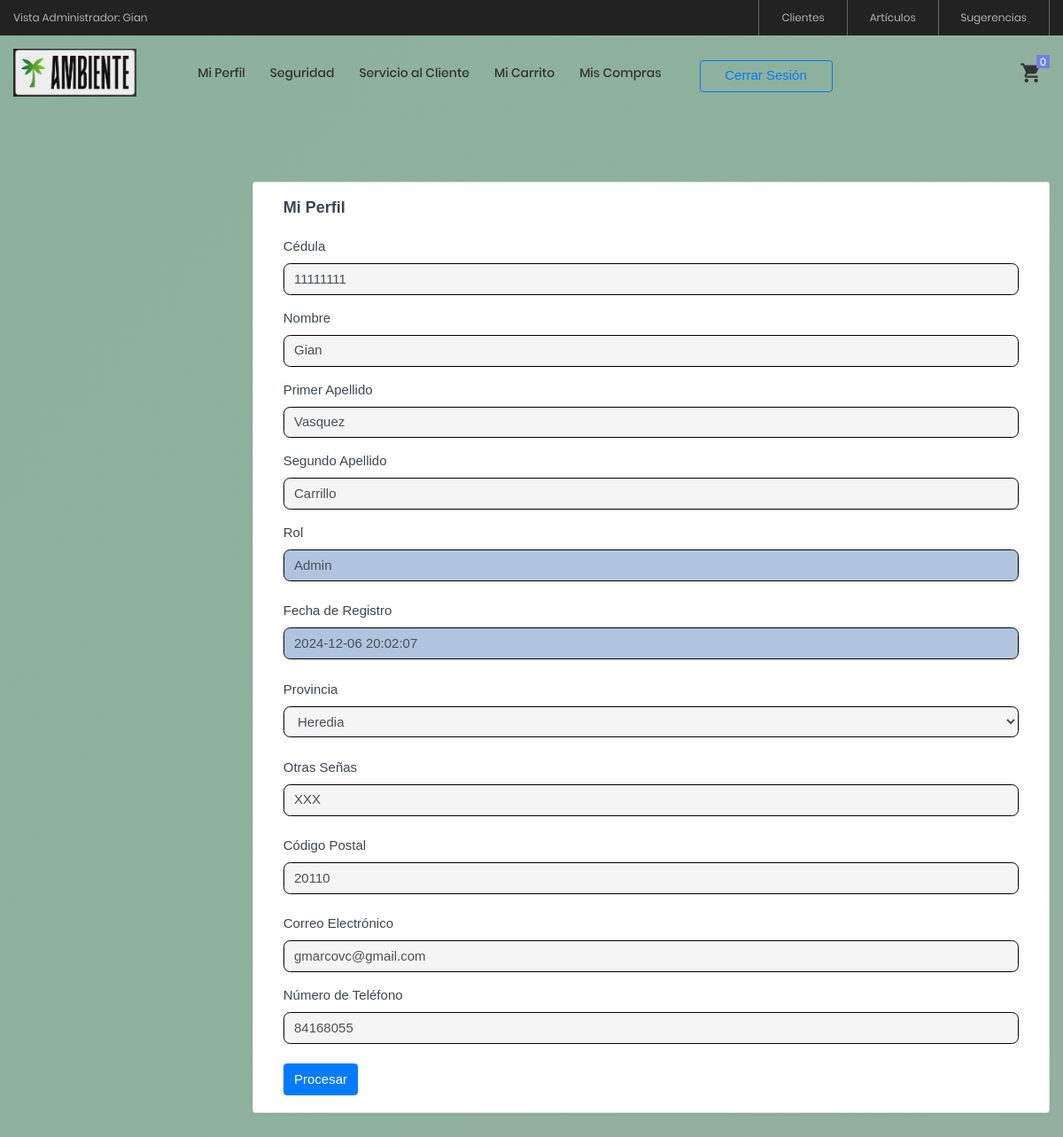
The page /View/Cliente/consultarPerfil.php (signed in) on the database its author committed.
### tables this page shows
CREATE TABLE `clientes` (
  `clienteID` int(11) NOT NULL,
  `cedula` varchar(9) NOT NULL,
  `nombre` varchar(50) NOT NULL,
  `apellido1` varchar(50) NOT NULL,
  `apellido2` varchar(50) NOT NULL,
  `contrasena` varchar(20) NOT NULL,
  `estadoID` int(11) NOT NULL,
  `rolID` int(11) NOT NULL,
  `fechaRegistro` datetime NOT NULL,
  `provinciaID` int(11) NOT NULL,
  `otrasSenas` varchar(200) NOT NULL,
  `codigoPostal` varchar(10) DEFAULT NULL,
  `correo` varchar(50) NOT NULL,
  `telefono` varchar(15) NOT NULL,
  PRIMARY KEY (`clienteID`),
  UNIQUE KEY `cedula` (`cedula`),
  UNIQUE KEY `correo` (`correo`),
  UNIQUE KEY `telefono` (`telefono`),
  KEY `estadoID` (`estadoID`),
  KEY `rolID` (`rolID`),
  KEY `provinciaID` (`provinciaID`),
  CONSTRAINT `clientes_ibfk_1` FOREIGN KEY (`estadoID`) REFERENCES `estados` (`estadoID`) ON DELETE CASCADE,
  CONSTRAINT `clientes_ibfk_2` FOREIGN KEY (`rolID`) REFERENCES `roles` (`rolID`) ON DELETE CASCADE,
  CONSTRAINT `clientes_ibfk_5` FOREIGN KEY (`provinciaID`) REFERENCES `provincias` (`provinciaID`) ON DELETE NO ACTION
);

CREATE TABLE `roles` (
  `rolID` int(11) NOT NULL AUTO_INCREMENT,
  `nombreRol` varchar(25) NOT NULL,
  PRIMARY KEY (`rolID`)
);

### Model/ClienteModel.php (called while the page is built, shortened)
<?php
    function ConsultarClienteModel($clienteID)
    {
        try
        {
            $enlace = AbrirBD();
            $sentencia = "CALL ConsultarCliente('$clienteID')";
            $resultado = $enlace -> query($sentencia);
            return $resultado;
        }
        catch(Exception $ex)
        {
            return null;
        }
    }
    function ConsultarProvinciasModel()
    {
        try {
            $enlace = AbrirBD();
            $sentencia = "CALL ConsultarProvincias()";
            $resultado = $enlace->query($sentencia);
            return $resultado;
        } catch (Exception $ex) {
            return null;
        }
    }
    ?>

### Controller/ClienteController.php (called while the page is built, shortened)
<?php
    include_once $_SERVER["DOCUMENT_ROOT"] . '/ProyectoAmbienteWeb/Model/ClienteModel.php';
    function ConsultarCliente($clienteID)
    {
        $resultado = ConsultarClienteModel($clienteID);
        if($resultado != null && $resultado -> num_rows > 0)
        {
            return mysqli_fetch_array($resultado);
        }
        else
        {
            $_POST["txtMensaje"] = "Su información no se ha obtenido correctamente";
        }
    }
        function ConsultarProvincias()
        {
            $resultado = ConsultarProvinciasModel();
            if ($resultado != null && $resultado->num_rows > 0) {
                return $resultado;
            }
        }
    ?>

### View/Cliente/consultarPerfil.php (the view, shortened to what this page needs)
<?php
    include_once $_SERVER["DOCUMENT_ROOT"] . '/ProyectoAmbienteWeb/View/layout.php';
    include_once $_SERVER["DOCUMENT_ROOT"] . '/ProyectoAmbienteWeb/Controller/ClienteController.php';
    $id = $_SESSION["ClienteID"];
    $datos = ConsultarCliente($id);
?>
<!doctype html>
<html lang="en">
<body class="page-wrapper radial-gradient">
    <div id="main-wrapper" data-layout="vertical" data-navbarbg="skin6" data-sidebartype="full"
        data-sidebar-position="fixed" data-header-position="fixed"
        <div class="body-wrapper">
            <div class="container-fluid">
                <div class="row">
                    <div class="card">
                        <div class="card-body">
                            <h5 class="card-title fw-semibold mb-4">Mi Perfil</h5>
                            <form action="" method="POST">
                                <div class="mb-3">
                                    <label class="form-label">Cédula</label>
                                    <input type="text" class="form-control" id="txtCedula"name="txtCedula"
                                    value="<?php echo $datos["cedula"] ?>">
                                </div>
                                <div class="mb-3">
                                    <label class="form-label">Nombre</label>
                                    <input type="text" class="form-control" id="txtNombre" name="txtNombre"
                                    value="<?php echo $datos["nombre"] ?>">
                                </div>
                                <div class="mb-3">
                                    <label class="form-label">Primer Apellido</label>
                                    <input type="text" class="form-control" id="txtApellido1" name="txtApellido1"
                                    value="<?php echo $datos["apellido1"] ?>">
                                </div>
                                <div class="mb-3">
                                    <label class="form-label">Segundo Apellido</label>
                                    <input type="text" class="form-control" id="txtApellido2" name="txtApellido2"
                                    value="<?php echo $datos["apellido2"] ?>">
                                </div>
                                <div class="mb-4">
                                    <label class="form-label">Rol</label>
                                    <input type="text" class="form-control" id="txtRol" name="txtRol" readOnly="true"
                                    style="background-color: #B0C4DE"
                                    value="<?php echo $datos["nombreRol"] ?>">
                                </div>
                                <div class="mb-4">
                                    <label class="form-label">Fecha de Registro</label>
                                    <input type="text" class="form-control" id="txtFechaRegistro" name="txtFechaRegistro" readOnly="true"
                                    style="background-color: #B0C4DE"
                                    value="<?php echo $datos["fechaRegistro"] ?>">
                                </div>
                                <div class="mb-4">
                                    <label class="form-label">Provincia</label>
                                    <select id="ddlProvincias" name="ddlProvincias" class="form-control">
                                        <?php
                                            $provincias = ConsultarProvincias();
                                            while($fila = mysqli_fetch_array($provincias))
                                            {
                                                if($fila["provinciaID"] == $datos["provinciaID"])
                                                {
                                                    echo "<option selected value=" . $fila["provinciaID"] . ">" . $fila["provincia"] . "</option>";
                                                }
                                                else
                                                {
                                                    echo "<option value=" . $fila["provinciaID"] . ">" . $fila["provincia"] . "</option>";
                                                }
                                            }
                                        ?>
                                    </select>
                                </div>
                                <div class="mb-4">
                                    <label class="form-label">Otras Señas</label>
                                    <input type="text" class="form-control" id="txtOtrasSenas" name="txtOtrasSenas"
                                    value="<?php echo $datos["otrasSenas"] ?>">
                                </div>
                                <div class="mb-4">
                                    <label class="form-label">Código Postal</label>
                                    <input type="text" class="form-control" id="txtCodigoPostal" name="txtCodigoPostal"
                                    value="<?php echo $datos["codigoPostal"] ?>">
                                </div>
                                <div class="mb-3">
                                    <label class="form-label">Correo Electrónico</label>
                                    <input type="email" class="form-control" id="txtCorreo" name="txtCorreo"
                                    value="<?php echo $datos["correo"] ?>">
                                </div>
                                <div class="mb-4">
                                    <label class="form-label">Número de Teléfono</label>
                                    <input type="text" class="form-control" id="txtTelefono" name="txtTelefono"
                                    value="<?php echo $datos["telefono"] ?>">
                                </div>
                                <input type="submit" class="btn btn-primary" value="Procesar" id="btnActualizarPerfil"
                                    name="btnActualizarPerfil">
                            </form>
                        </div>
                    </div>
                </div>
            </div>
        </div>
    </div>
</body>
</html>

### rows shown on the page
clientes: txtCedula "11111111", txtNombre "Gian", txtApellido1 "Vasquez", txtApellido2 "Carrillo", txtRol "Admin", txtFechaRegistro "2024-12-06 20:02:07", txtOtrasSenas "XXX", txtCodigoPostal "20110", txtCorreo "gmarcovc@gmail.com", txtTelefono "84168055"

### other values the page prints
$_SESSION["NombreCliente"] "Gian"
form field ddlProvincias "Heredia"
